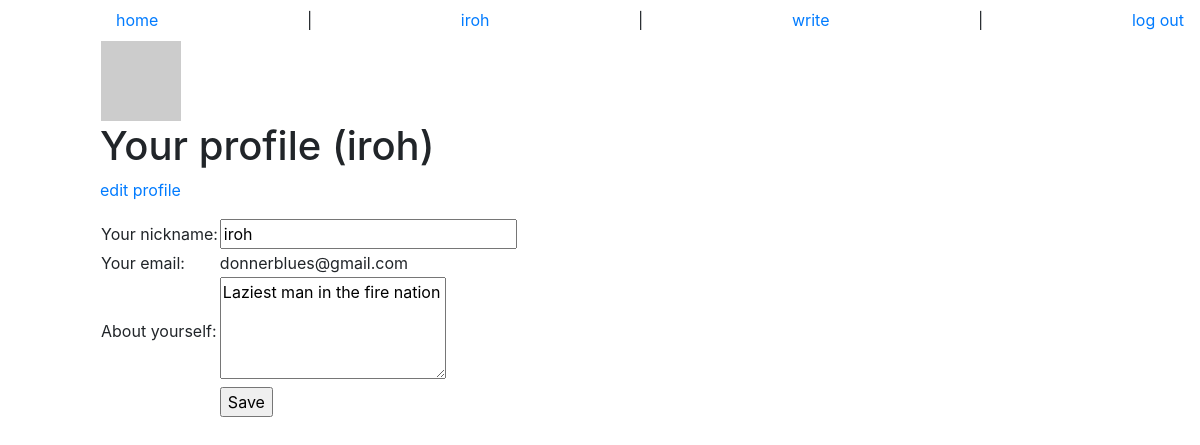
Screenshot of /user/edit (signed in) with the database file from the repository.
### app/models.py (models this page shows, shortened)
class User(db.Model, UserMixin):
    __tablename__ = 'users'
    id = db.Column(db.Integer, primary_key=True)
    nickname = db.Column(db.String(120), index=True, unique=True)
    pwdhash = db.Column(db.String(60))
    poems = db.relationship('Poem', backref='author', lazy='dynamic')
    email = db.Column(db.String(120), index=True, unique=False)
    activate = db.Column(db.Boolean)
    created = db.Column(db.DateTime)
    about_me = db.Column(db.String(140))
    last_seen = db.Column(db.DateTime)
    def avatar(self, size=64):
        return 'https://www.gravatar.com/avatar/%s?d=mm&s=%d' % (md5(self.email.encode('utf-8')).hexdigest(), size)
    @property
    def is_authenticated(self):
        return True
    def get_id(self):
        try:
            return unicode(self.id) # Python 2
        except NameError:
            return str(self.id) # Python 3

### app/views.py (the view)
@app.route('/user/edit', methods=['GET', 'POST'])
@login_required
def edit_profile():
    form = EditProfileForm()
    if form.validate_on_submit():
        g.user.nickname = form.nickname.data
        g.user.about_me = form.about_me.data
        db.session.add(g.user)
        db.session.commit()
        flash('Your changes have been saved.')
        return redirect(url_for('edit_profile'))
    else:
        flash_errors(form)
        form.nickname.data = g.user.nickname
        form.about_me.data = g.user.about_me
        return render_template('editUser.html', form=form, user=g.user)

### app/forms.py
class EditProfileForm(FlaskForm):
    nickname = StringField('nickname', [validators.DataRequired()])
    about_me = TextAreaField('about me', [validators.Length(min=0, max=140)])

### app/models.py (called while the page is built)
@login_manager.user_loader
def load_user(user_id):
    return User.query.get(int(user_id))

### app/views.py (called while the page is built)
def flash_errors(form):
    for field, errors in form.errors.items():
        for error in errors:
            flash(u"Error in the %s field - %s" % (
                getattr(form, field).label.text,
                error
            ))

@app.before_request
def before_request():
    g.user = current_user
    if g.user.is_authenticated:
        g.user.last_seen = datetime.utcnow()
        db.session.add(g.user)
        db.session.commit()

### app/templates/editUser.html (shortened to what this page needs)
{% extends "userBase.html" %}
{% block user_content %}
    <form action="" method="post" name="edit">
        <table>
            <tr>
                <td>Your nickname:</td>
                <td>{{ form.nickname(size=24) }}</td>
            </tr>
            <tr>
                <td>Your email:</td>
                <td>{{ user.email }}</td>
            </tr>
            <tr>
                <td>About yourself:</td>
                <td>{{ form.about_me(col=32, rows=4) }}</td>
            </tr>
            <td></td>
            <td><input type="submit" value="Save"></td>
        </table>
    </form>
{% endblock %}

### app/templates/userBase.html
{% extends "base.html" %}
{% block content %}
    <table>
    <tr valign="top">
        <td><img src="{{ user.avatar(128) }}"></td>
    </tr>
    </table>
    <div class="header">
    {% if g.user == user %}
        <h1>Your profile ({{ user.nickname }})</h1>
        <p><a href="{{ url_for('edit_profile') }}">edit profile</a></p>
    {% else %}
        <h1>{{ user.nickname }}'s profile</h1>
    {% endif %}
    {% block user_content %}{% endblock %}
    </div>
{% endblock %}

### app/templates/base.html (shortened to what this page needs)
<!doctype html>
<html><head>
    <link rel="stylesheet" type="text/css" href="{{url_for('.static', filename='bower_components/bootstrap/dist/css/bootstrap.css')}}">
    <link rel="stylesheet" type="text/css" href="{{url_for('.static', filename='css/main.css')}}">
</head>
<body>
    <div class="navbar">
        <a href="{{ url_for('index') }}">home</a>
        {% if not g.user.is_authenticated %}
            | <a href="{{ url_for('create') }}">create</a>
            | <a href="{{ url_for('login') }}">log in</a>
        {% else %}
            | <a href="{{ url_for('user', nickname=g.user.nickname) }}">{{ g.user.nickname }}</a>
            | <a href="{{ url_for('new_poem') }}">write</a>
            | <a href="{{ url_for('logout') }}">log out</a>
        {% endif %}
    </div>
    {% block content %}
    {% endblock %}
</body></html>

### app/static/css/main.css (style rules this page uses)
body { padding-left: 100px; }

### rows the page displays
User: user.nickname "iroh", nickname "iroh", email "donnerblues@gmail.com", about_me "Laziest man in the fire nation"
